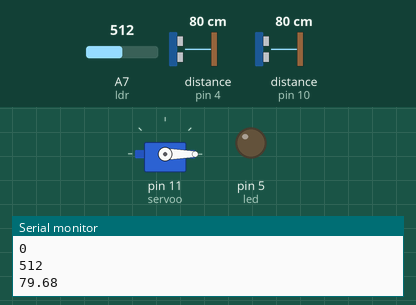
This sketch was run on a simulated Arduino Nano, built with avr-gcc and run on an emulated ATmega328P. Parts: servo, output pins drawn as LEDs (lit = HIGH), the last lines printed to the serial monitor. Wiring (inferred from the names in the program): 2 × ultrasonic range finder: trigger pin 6, echo pin 4 / trigger pin 9, echo pin 10. Inputs (shaded band) come from the test bench; at power-on: distance to the obstacle (sensors on pin 4, pin 10) 80 cm, A7 (ldr) = 512. The echo pulse lasts 58.3 µs per cm; pins used as bus, display or sensor lines are not drawn.

Above: at 1.3 s.
1.4 s: distance to the obstacle (sensor on pin 4) set to 6 cm
3.1 s: distance to the obstacle (sensor on pin 4) set to 3 cm
At 4.2 s:
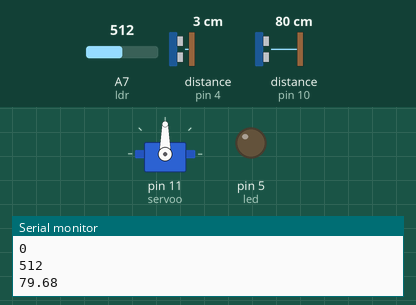
6.2 s: distance to the obstacle (sensor on pin 4) set to 9 cm
8.4 s: distance to the obstacle (sensor on pin 10) set to 7 cm
10.1 s: distance to the obstacle (sensor on pin 10) set to 4 cm
At 11.3 s:
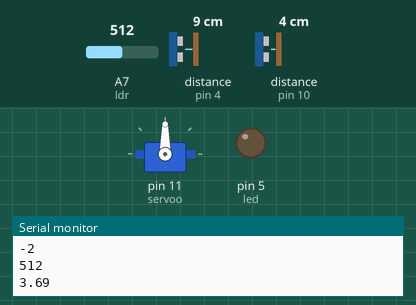
13.2 s: A7 (ldr) set to 716
At 16.2 s:
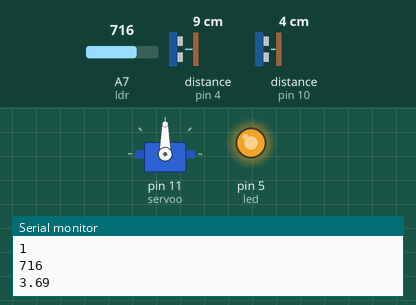
Timing chart, 0 to 17.3 s (numbered marks = the images above; inputs shaded):
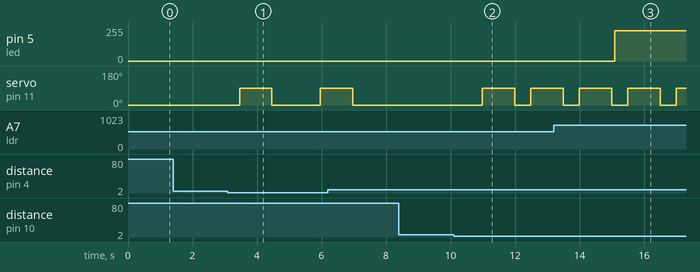

Measured:
- the behaviour switches between 5 and 4 cm on distance to the obstacle (sensor on pin 4) (found by bisection; images 0 and 1)
- after the input at 3.1 s, servo on pin 11 (servoo): 0° → 90° after 0.36 s, → 0° 1.0 s later, → 90° 1.5 s later
- after the input at 10.1 s, servo on pin 11 (servoo): 0° → 90° after 0.89 s, → 0° 1.0 s later, → 90° 0.50 s later
- after the input at 13.2 s, pin 5 (led): 0/255 → 227/255 after 1.9 s

The sketch:

The_code.ino
```cpp
#include<Servo.h>
Servo servoo;
const int led=5;
const int trig=9; //change pin 2
const int echo = 10; //4
const int trig2=6; //A5
const int echo2=4 ; //A4
const int ldr=A7;
float time, distance;
float time2,distance2;
void setup()
{
  pinMode(5,OUTPUT);
  pinMode(trig,OUTPUT);
  pinMode(echo,INPUT);
  pinMode(trig2,OUTPUT);
  pinMode(echo2,INPUT);
  pinMode(ldr,INPUT);
  Serial.begin(9600);
  servoo.attach(11);
  servoo.write(0);
}
int people = 0;
void loop() {
  // put your main code here, to run repeatedly:
  int ldrreading=analogRead(ldr);
  if(people>0)
    analogWrite(led,(600-ldrreading)/4);
  Serial.println(ldrreading);
  digitalWrite(trig, LOW);
  delayMicroseconds(2);
  digitalWrite(trig, HIGH);
  delayMicroseconds(10);
  digitalWrite(trig, LOW);
  time = pulseIn(echo,HIGH);
  distance = (time * 0.0343) / 2;
  Serial.println(distance);
  delay(200);
  digitalWrite(trig2, LOW);
  delayMicroseconds(2);
  digitalWrite(trig2, HIGH);
  delayMicroseconds(10);
  digitalWrite(trig2, LOW);
  time2 = pulseIn(echo2,HIGH);
  distance2 = (time2 * 0.0343)/2;
  delay(200);
  if(distance<5.0)
  {
    if(people>0)
      analogWrite(led,(600-ldrreading)/4);
    ++people;
    servoo.write(90);
    delay(1000);
    servoo.write(0);
  }
  else if (distance2<5.0)
  {
    --people;
    servoo.write(90);
    delay(1000);
    servoo.write(0);
    delay(1000);
  }
  if(people==0)
    digitalWrite(5,LOW);
  Serial.println(people);
  delay(100);
}
```
